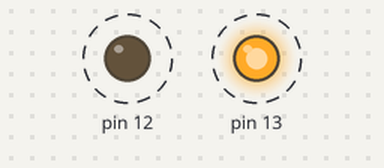
The sketch below on a simulated Arduino Uno, built with avr-gcc and run on an emulated ATmega328P. Parts: output pins drawn as LEDs (lit = HIGH). Dashed ring = blinking.

Above: at 0.05 s.
Timing chart, 0 to 3.0 s (numbered marks = the images above):
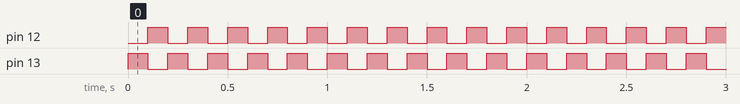

Measured:
- by itself, pin 12, pin 13: alternates HIGH for 0.10 s and LOW for 0.10 s

The sketch:

blink_led.ino
```cpp
void setup() {
  // Definir les ports
pinMode(13, OUTPUT);
pinMode(12, OUTPUT);
}

void loop() {
  // Ecriture du code principal
digitalWrite(13, HIGH); // Allumer la led(HIGH)
digitalWrite(12, LOW); // Eteindre la led(LOW)
delay(100);  // attendre pour une seconde
digitalWrite(13, LOW); // Eteindre la led(LOW)
digitalWrite(12, HIGH); // Allumer la led(LOW)
delay(100);  // attendre pour une seconde
}
```
